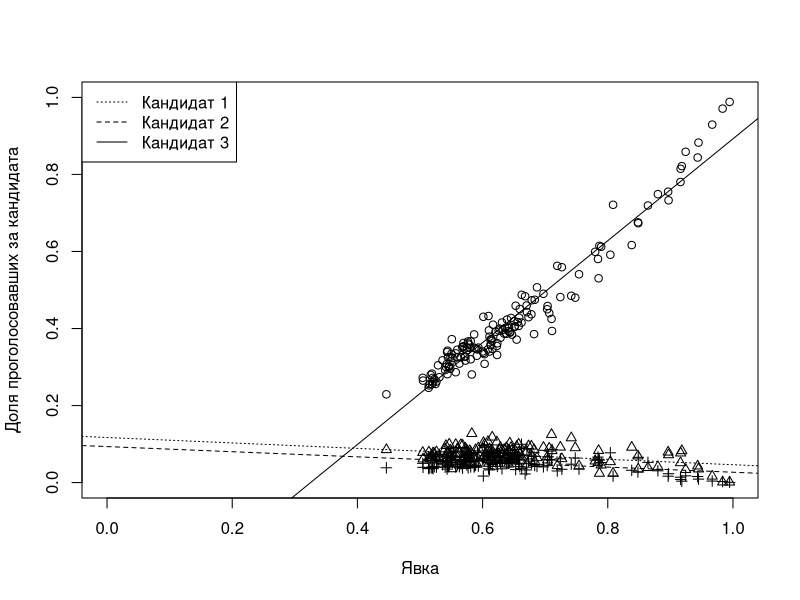

The R script that drew this image:
# Загружаем и проверяем данные:

vybory <- read.table("data/vybory.txt", h = TRUE)
str(vybory)
head(vybory)

# Теперь присоединим таблицу данных, для того чтобы с ее колонками
# можно было работать как с независимыми переменными:

attach(vybory)

# Вычислим доли проголосовавших за каждого кандидата и явку:

DOLJA <- cbind(KAND.1, KAND.2, KAND.3) / IZBIR
JAVKA <- (DEJSTV + NEDEJSTV) / IZBIR

# Посмотрим, есть ли корреляция:

cor(JAVKA, DOLJA)

# Корреляция есть, хотя и невысокая для первых двух кандидатов.
# Похоже, что голосование по третьему кандидату серьезно отличалось.
# Проверим это:

lm.1 <- lm(KAND.1/IZBIR ~ JAVKA)
lm.2 <- lm(KAND.2/IZBIR ~ JAVKA)
lm.3 <- lm(KAND.3/IZBIR ~ JAVKA)

lapply(list(lm.1, lm.2, lm.3), summary)

# Коэффициенты регрессии у третьего кандидата сильно отличаются.
# Да и R^2 гораздо выше. Посмотрим, как это выглядит графически:

plot(KAND.3/IZBIR ~ JAVKA, xlim = c(0,1), ylim = c(0,1), xlab = "Явка", ylab = "Доля проголосовавших за кандидата")

points(KAND.1/IZBIR ~ JAVKA, pch = 2)
points(KAND.2/IZBIR ~ JAVKA, pch = 3)

abline(lm.3)
abline(lm.2, lty = 2)
abline(lm.1, lty = 3)

legend("topleft", lty = c(3, 2, 1), legend = c("Кандидат 1", "Кандидат 2", "Кандидат 3"))

detach(vybory)
